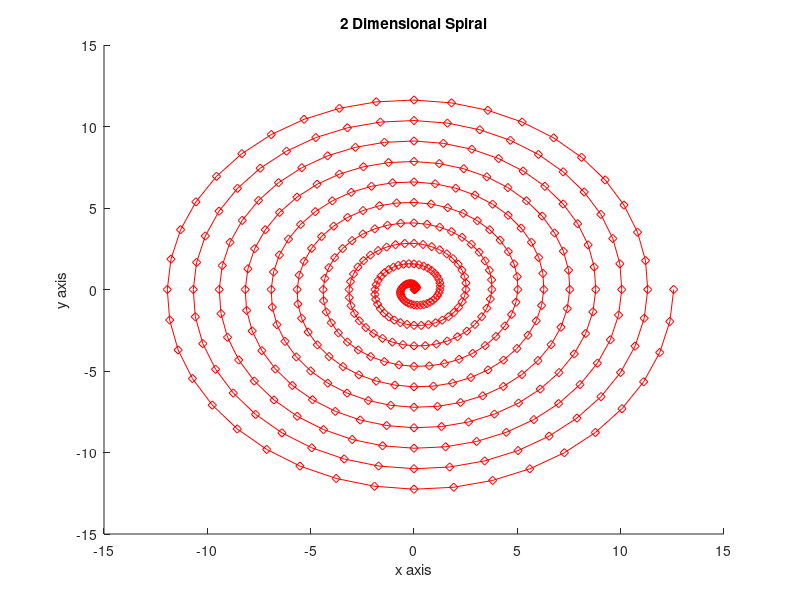
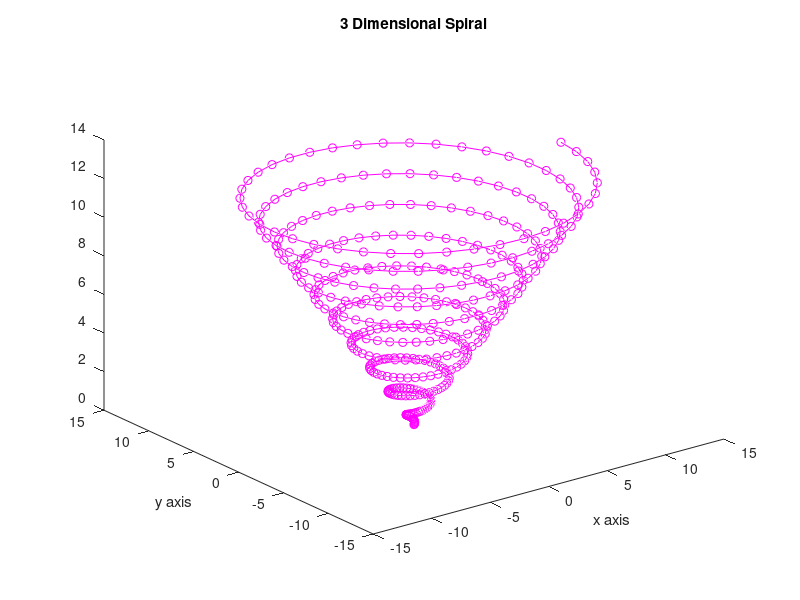

The MATLAB source for these figures, in order:
clear all; 
close all; 
clc;         
format long; 

name = 'Jaden McDonald Peltier Yu';
id = 'A15960227';
hw_num = 3;


%% problem 1
matA = (-1).^(-40:40).*(-40:40); 
matA = abs(rot90(reshape(matA,9,9)));
p1a = matA;
p1a(p1a == median(p1a)) = -88888;
p1b = p1a;
p1b(p1b == median(p1b,"all")) = -99999;
p1c = any(isprime(find(p1b > 0).')>0);
p1d = matA(isprime(matA(:)) == 1);


%% problem 2
A = diag(3:32, 0) + diag(repmat(-2, 1, 29), 1) + diag(repmat(-2, 1, 29), -1);
b = [-2 0 0 0 0 0 0 0 0 0 0 0 0 0 0 0 0 0 0 0 0 0 0 0 0 0 0 0 0 1 ];
p2 = A\(b.');



%% problem 3
x = 1:2:20;
y = 10:20:200;

p3a = (x.^2).*y;
p3b = x.^(log10(y.*2));
p3c = (sin((y.^x).*.5))./(exp((y./x).*.5));
p3d = (x + exp((y.^x).*-2))./((y.*2) + log((x.^y).*2));

%% problem 4
x = 0:.1:4;
f = cos(x).*exp(sin(x));
p4a = diff(f)./diff(x);
x = 0:.001:4;
f = cos(x).*exp(sin(x));
p4b = diff(f)./diff(x);
p4c = p4b(find(x == .34));
p4d = x(find(max(p4b)));

%% problem 5
z = -1:.1:1;
g = (cosh(z).^2) + (cosh(z).^4);

dx = x(2) - x(1);

p5a = dx * ((.5*(g(1) + g(end))) + sum(g(2:end-1)) );

z = -1:.001:1;
g = (cosh(z).^2) + (cosh(z).^4);
dx = x(2) - x(1);


p5b =  dx * ((.5*(g(1) + g(end))) + sum(g(2:end-1)) );


%% problem 6
theta = 0:(0.05*pi):(20*pi);
x = (theta.*cos(theta)).*0.2;
y = (theta.*sin(theta)).*0.2;

figure(1); hold on;
plot(x,y,'-rd')
title('2 Dimensional Spiral')
xlabel('x axis')
ylabel('y axis')
hold off;
p6a = 'See figure 1';

gca
p6b = sum(sqrt((diff(x).^2)+(diff(y).^2)));

%% problem 7
theta = 0:(0.05*pi):(20*pi);
x = (theta.*cos(theta)).*0.2;
y = (theta.*sin(theta)).*0.2;
z = theta.*.2;

figure(2); hold on;
plot3(x,y,z,'-mo')
title('3 Dimensional Spiral')
xlabel('x axis')
ylabel('y axis')
view(3);
hold off;
p7a = 'See figure 2';

p7b = sum(sqrt((diff(x).^2)+(diff(y).^2) + (diff(z).^2)));
